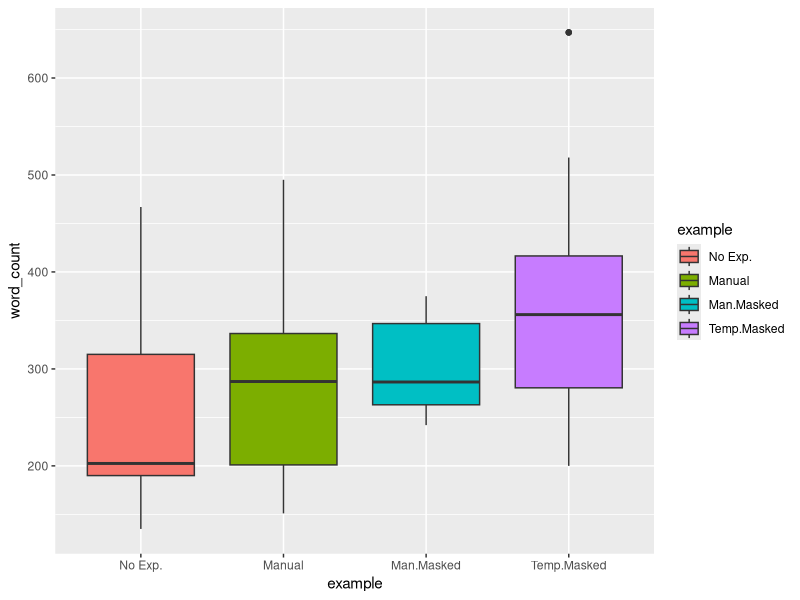
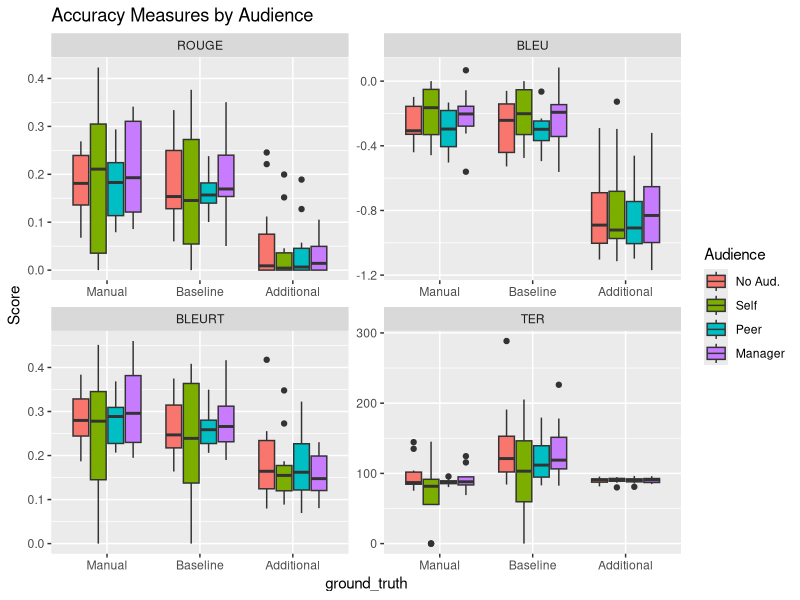
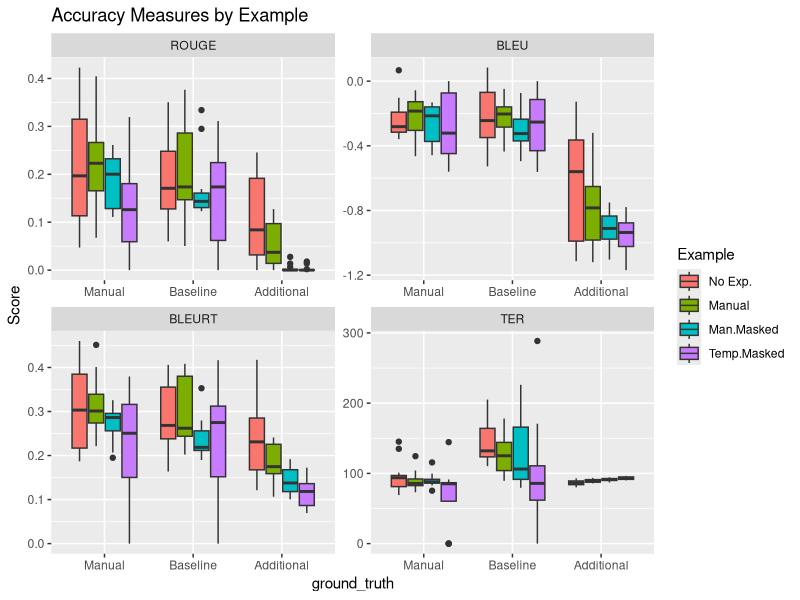
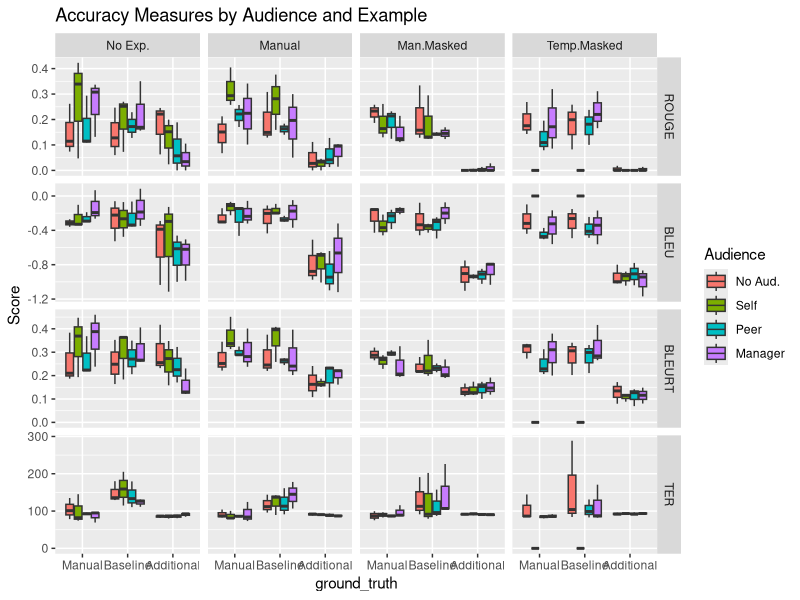
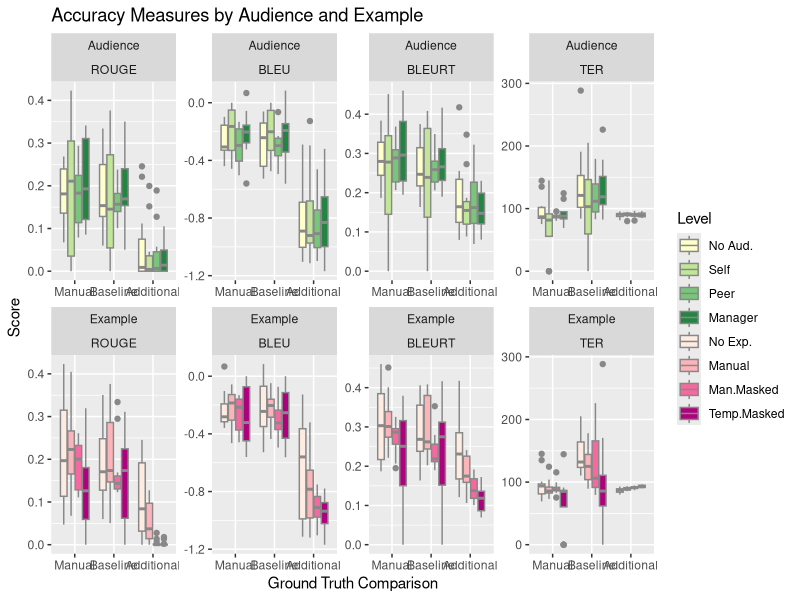
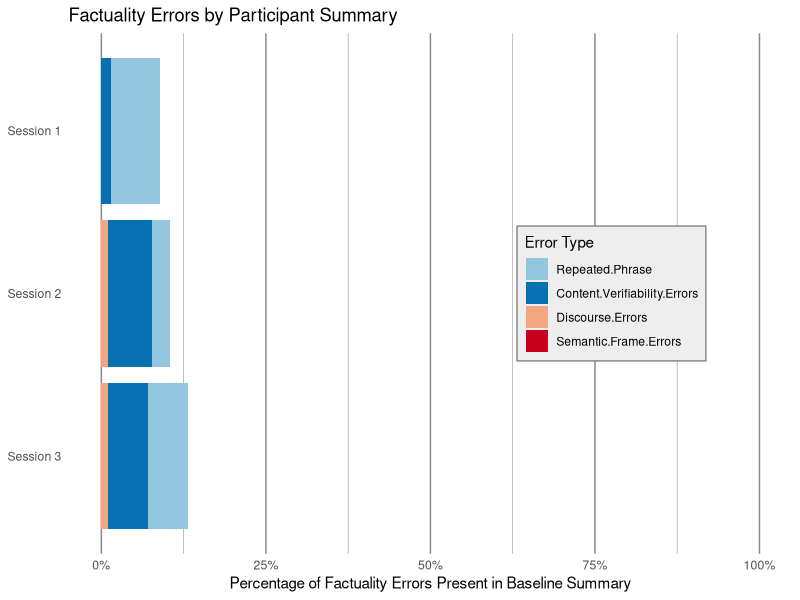
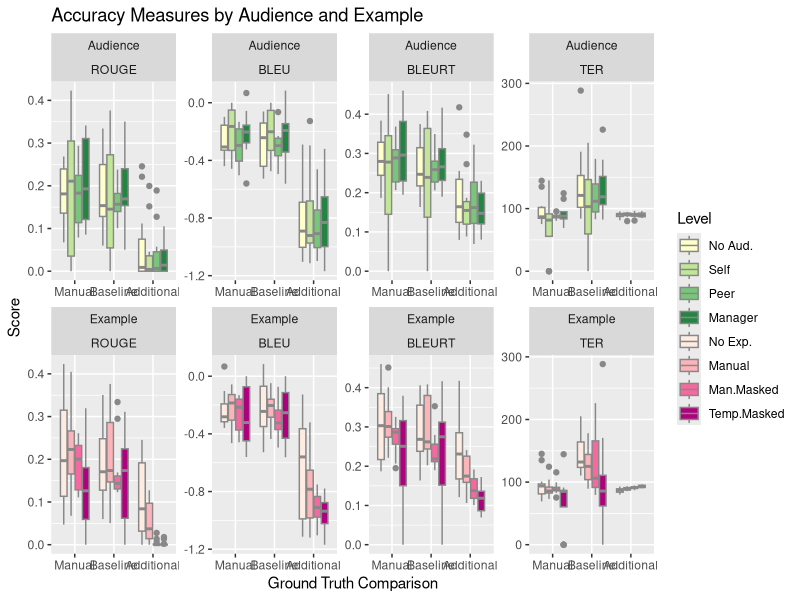
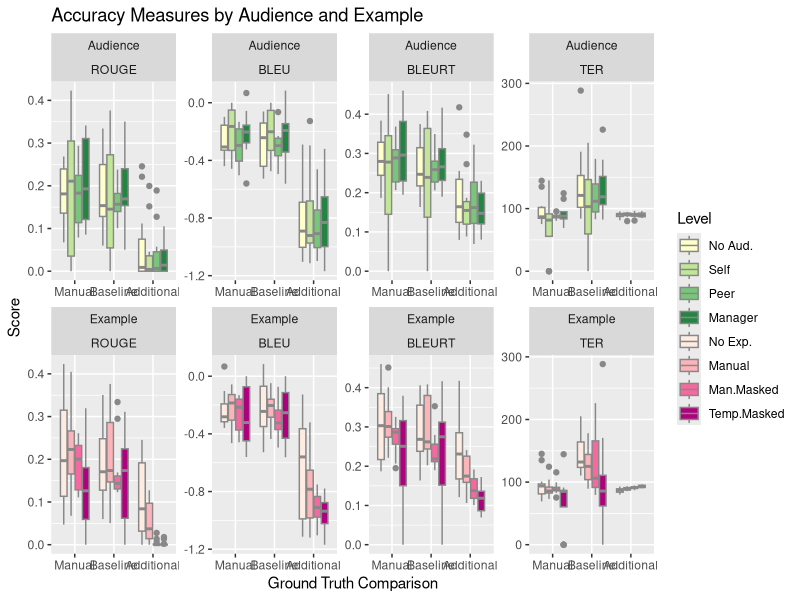

These charts were generated, in order, by the following R code:
# Load required packages
library(ggplot2)
library(dplyr)
library(tidyr)

# Read the CSV file
data <- read.csv("data/data.csv")
# Set Data columns as factors and levels
data$audience <- factor(data$audience)
data$example <- factor(data$example)
data$person <- factor(data$person)
data$ground_truth <- factor(data$ground_truth)

levels(data$audience) <- c("No Aud.", "Self", "Peer", "Manager")
levels(data$example) <- c("No Exp.", "Manual", "Man.Masked", "Temp.Masked")
levels(data$person) <- c("P1","P2","P3")
levels(data$ground_truth) <- c("Manual", "Baseline", "Additional")


folder = "figs/v6/"
personFilter = 1


#Groups the metrics into a single column
# data %>%
#   gather(key = "metric", value = "value", word_count, rouge, bleu, bleurt, ter)

data %>%
  # filter(person == personFilter) %>% # & entity_type == "TOTAL") %>%
  # summary()
  ggplot( aes(x = example, y = word_count, fill = example)) +
  geom_boxplot()
  # facet_wrap(~audience, scales = "fixed")
  # labs(title = paste0("Entities by Audience for Paricipant",personFilter), x = "Audience", y = "Counts Over Summary Length")
  



#Show all accuracy measures in one graph
gatheredMetrics <- data %>%
  gather(key = "metric", value = "Score", rouge, bleu, bleurt, ter) %>%
  mutate(Audience = audience) %>%
  select(-audience) %>%
  mutate(Example = example) %>%
  select(-example) %>%
  select(-word_count, -character_count)
    
gatheredMetrics$metric <- factor(gatheredMetrics$metric)
levels(gatheredMetrics$metric) <- c("ROUGE", "BLEU", "BLEURT", "TER")
    
gatheredMetrics %>%
  ggplot(aes(x = ground_truth, y = Score, fill = Audience)) + 
  geom_boxplot() +
  facet_wrap(~metric, scales = "free") + 
  labs(title = "Accuracy Measures by Audience")
  
gatheredMetrics %>%
  ggplot(aes(x = ground_truth, y = Score, fill = Example)) + 
  geom_boxplot() +
  facet_wrap(~metric, scales = "free") + 
  labs(title = "Accuracy Measures by Example")


gatheredMetrics %>%
  ggplot(aes(x = ground_truth, y = Score, fill = Audience)) + 
  geom_boxplot() +
  facet_grid(metric ~ Example, scales = "free") + 
  labs(title = "Accuracy Measures by Audience and Example")

# Put both Accuracy and Example in the same figure
gatheredMetrics2 <- gatheredMetrics%>%
  gather(key = "key_factor", value = "Level", Audience, Example )
# Reorder the levels of the 'category' factor

levels(gatheredMetrics2$Level) <- c("No Aud.", "Self", "Peer", "Manager", "No Exp.", "Manual", "Man.Masked", "Temp.Masked")
gatheredMetrics2$Level <- factor(gatheredMetrics2$Level, levels = c("No Aud.", "Self", "Peer", "Manager", "No Exp.", "Manual", "Man.Masked", "Temp.Masked"))
gatheredMetrics2 %>%
  ggplot(aes(x = ground_truth, y = Score, fill = Level)) + 
  geom_boxplot(color = "#888888") +
  facet_wrap(key_factor ~ metric, nrow = 2, ncol = 4, scales = "free") + 
  scale_fill_manual(values = c('#ffffcc','#c2e699','#78c679','#238443','#feebe2','#fbb4b9','#f768a1','#ae017e')) +#c('#feebe2','#ffffcc','#fbb4b9','#c2e699','#f768a1','#78c679','#238443','#ae017e'))+
  # scale_fill_manual(values = c("#570047", "#a8194b", "#e55838", "#ffa600","#570047", "#a8194b", "#e55838", "#ffa600"))+
  labs(title = "Accuracy Measures by Audience and Example", x = "Ground Truth Comparison")
ggsave(paste0(folder,"accuracyMeasures.png"), height = 10, width = 22)
ggsave(paste0(folder,"accuracyMeasures.pdf"), height = 10, width = 22)


#Stacked bar chart for Factuality Errors

# Create the data frame
factuality <- data.frame(
  Participant = c("Session 1", "Session 2", "Session 3"),
  "Repeated Phrase" = c(7.39, 2.86, 6.06),
  "Content Verifiability Errors" = c(1.48, 6.67, 6.06),
  "Discourse Errors" = c(0.00, 0.95, 1.01),
  "Semantic Frame Errors" = c(0.00, 0.00, 0.00)
  )#, No_Errors = c(91.13, 89.52, 86.87))

factuality$Participant <- factor(factuality$Participant, levels = rev(factuality$Participant))

# Define the desired order of variables
variable_order <- rev(c( "RepeatedPhrase", "Content.Verifiability.Errors", "Discourse.Errors", "Semantic.Frame.Errors")) #"No Errors",

# Reorder the columns based on the desired order
# factuality <- factuality[, c("Participant", variable_order)]


# Melt the data frame to long format
data_long <- reshape2::melt(factuality, id.vars = "Participant") %>%
  mutate("Error Type" = variable) %>%
  # Divide all values in the dataframe by 100
  mutate(value = value/100)

# Reorder the levels of the "Error Type" column
# data_long$`Error Type` <- factor(data_long$`Error Type`, levels = variable_order)


# Create the stacked bar charts
ggplot(data_long, aes(x = value, y = Participant, fill = `Error Type`)) +
  geom_bar(stat = "identity") +
  labs(title = "Factuality Errors by Participant Summary",
       x = "Percentage of Factuality Errors Present in Baseline Summary",
       y = NULL) +
  scale_fill_manual(values = c#('#fef0d9','#fdcc8a','#fc8d59','#d7301f')
  # ('#edf8fb','#b3cde3','#8c96c6','#88419d')
  ('#92c5de','#0571b0','#f4a582','#ca0020')
  # ("#570047", "#a8194b", "#e55838", "#ffa600"), #c("#FF0000", "#00FF00", "#0000FF", "#FFFF00")) + #, "#FFFFFF")) +
                    # breaks = variable_order,
                    # labels = variable_order)+
  )+
  # xlim(0, 1)+
  scale_x_continuous(labels = scales::percent_format(value = 1),
                     limits = c(0, 1))+
  theme_minimal()+
  theme(legend.position = c(0.75, 0.5))+
  theme(
    legend.background = element_rect(fill = "#eeeeee", color = "#888888"),
    panel.grid.major.x = element_line(color = "#888888"),
    panel.grid.major.y = element_blank(),
    panel.grid.minor = element_line(color = "#aaaaaa")
  )
ggsave(paste0(folder,"factuality.png"), width = 6, height = 3 )
ggsave(paste0(folder,"factuality.pdf"), width = 6, height = 3 )
 
